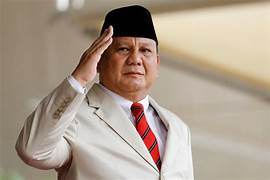
#> input picture 1207070067_Moh Husni Nasrul Haq/prabowo.jpeg, 270 x 180 px
$ jupyter execute 'Histogram LPF,HPF dan Threshold.ipynb'   (older library calls are emulated)
#> lines starting #> are read from the running program, lines starting #| are printed output that depends on the picture; after the words box and inside, x2 and y2 are one past the last pixel; in counts of white or black regions, pixels touching at a corner belong together
[cell 1]
import matplotlib.pyplot as plt #mengimport library untuk menghasilkan grafik
import numpy as np #mengimport library numpy untuk array dan matriks
import cv2 #library untuk operasi dalam citra

[cell 2]
img = cv2.imread('prabowo.jpeg') #membuka gambar dengan opencv
#> img is the input picture: shape (180, 270, 3); mean B, G, R 140, 155.7, 171.9

[cell 3]
prabowo = cv2.cvtColor(img, cv2.COLOR_BGR2RGB) # mengubah format gambar dari BGR menjadi RGB

[cell 4]
# Menampilkan gambar awal (citra RGB) tanpa filter menggunakan plt.imshow
kernel = np.ones((5,5),np.float32)/25
print(kernel)
# Membuat filter dengan matriks berukuran 5x5

[cell 5]
# Melakukan operasi filtering pada citra asli (img) menggunakan filter yang telah dibuat sebelumnya
prabowo_filter = cv2.filter2D(img,-1,kernel)

[cell 6]
# Menampilkan citra setelah proses filtering menggunakan plt.imshow
plt.imshow(prabowo_filter)
plt.title("Gambar Setelah Filtering")
plt.axis("off")
plt.show()

[cell 7]
data = np.random.normal(size=1000)

[cell 8]
# Mengatur ukuran plot menjadi 15x15
plt.rcParams["figure.figsize"] = (15,15)

[cell 9]
plt.subplot(221)
plt.hist(data, bins=30)
plt.xlabel('Value')
plt.ylabel('Frequency')
plt.title('Histogram')

plt.subplot(222), plt.imshow(prabowo)
plt.title('Original')
plt.xticks([]), plt.yticks([])

plt.subplot(223), plt.imshow(prabowo_filter)
plt.title('Averaging')
plt.xticks([]), plt.yticks([])

plt.subplot(224)
hist_data = prabowo_filter.flatten()
plt.hist(hist_data, bins=30)
plt.xlabel('Value')
plt.ylabel('Frequency')
plt.title('Histogram Setelah Filtering')

plt.suptitle('Gambar dan Histogram')
plt.show()
#> figure, not shown here; B, G, R data is drawn as R, G, B; panel 1: tallest bar 88 high, from x = -0.53 to -0.337; panel 4: tallest bar 10998 high, from x = 184.8 to 193.2

[cell 10]
# Melakukan operasi blurring pada citra asli (img) menggunakan cv2.blur dengan kernel berukuran 5x5
prabowo_blur = cv2.blur(img,(5,5))
plt.imshow(prabowo_blur)

[cell 11]
# Membuat kernel dengan menggunakan np.matrix dengan matriks berukuran 3x3
kernel = np.matrix([
          [1, 1, 1],
          [1, 2, 1],
          [1, 1, 1]
          ])/25
print(kernel)

[cell 12]
prabowo_filter = cv2.filter2D(img,-1,kernel)
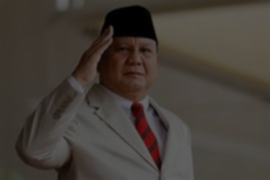
#> prabowo_filter: shape (180, 270, 3); mean B, G, R 56, 62.3, 68.7

[cell 13]
# Melakukan operasi filtering pada citra asli (img) menggunakan kernel
plt.imshow(prabowo_filter)
plt.show()

[cell 14]
#high Pass Filter
img = cv2.imread('prabowo.jpeg') #membuka gambar dengan opencv

[cell 15]
laplacian = cv2.Laplacian(img, cv2.CV_64F)  #Menggunakan operasi Laplace untuk high-pass filtering

[cell 16]
sobelx = cv2.Sobel(img, cv2.CV_64F, 1, 0, ksize=7) #Menggunakan opersi Sobel pada sumbu X
sobely = cv2.Sobel(img, cv2.CV_64F, 0, 1, ksize=7) #Menggunakan operasi Sobel pada sumbu Y
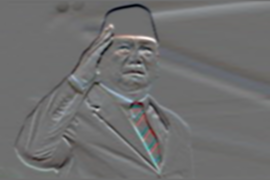
#> sobely: shape (180, 270, 3) float64; mean B, G, R 420.8, 334.2, 234.5; drawn with min black and max white

[cell 17]
# Perbesar ukuran hasil plotting
plt.rcParams["figure.figsize"] = (20, 20)

# Menampilkan citra asli
plt.subplot(2, 2, 1) #ngesubplot dengan matriks 2x2 dan tampil di citra grafik1
plt.imshow(img, cmap='gray') #memunculkan hasil citra grayscale
plt.title('Original') #memberi judul
plt.xticks([])  #Menghilangkan sumbu x
plt.yticks([])  #Menghilangkan sumbu y

# Menampilkan hasil Laplacian
plt.subplot(2, 2, 2) #ngesubplot dengan matriks 2x2 dan tampil di citra grafik2
plt.imshow(laplacian, cmap='gray')
plt.title('Laplacian')  # Judul plot
plt.xticks([])  # Menghilangkan sumbu x
plt.yticks([])  # Menghilangkan sumbu y

# Menampilkan hasil Sobel X
plt.subplot(2, 2, 3) #ngesubplot dengan matriks 2x2 dan tampil di citra grafik3
plt.imshow(sobelx, cmap='gray') #memunculkan hasil citra grayscale
plt.title('Sobel X') #memberi judul
plt.xticks([]) #Menghilangkan sumbu x
plt.yticks([]) #Menghilangkan sumbu y

# Menampilkan hasil Sobel Y
plt.subplot(2, 2, 4) #ngesubplot dengan matriks 2x2 dan tampil di citra grafik4
plt.imshow(sobely, cmap='gray') #memunculkan hasil citra grayscale
plt.title('Sobel Y') #memberi judul
plt.xticks([]) #Menghilangkan sumbu x
plt.yticks([]) #Menghilangkan sumbu y

plt.show()#Menampilkan plot
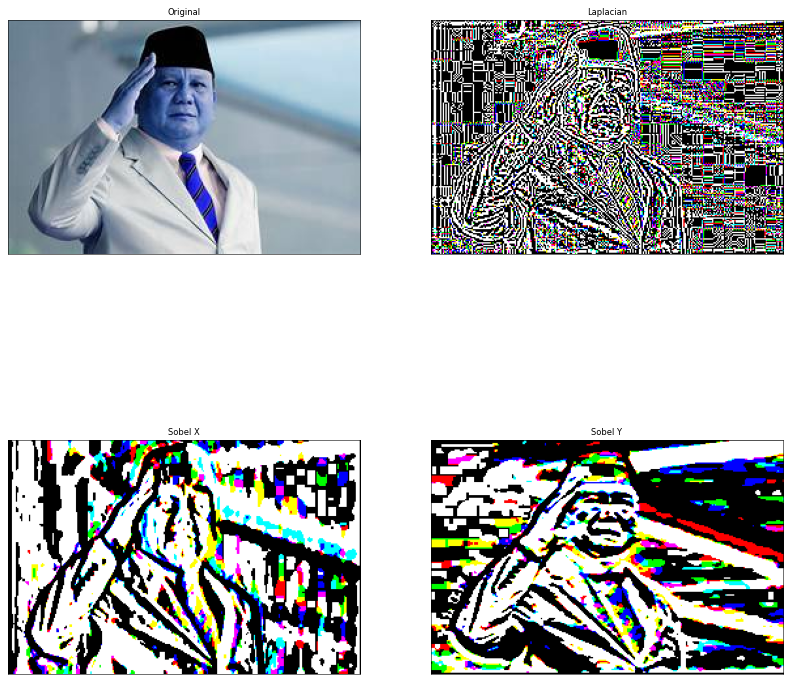
#> figure drawn by matplotlib, 4 panels; B, G, R data is drawn as R, G, B

[cell 18]
plt.figure(figsize=(10, 5))
plt.subplot(121)
hist_data = img.flatten()
plt.hist(hist_data, bins=30)
plt.xlabel('Value')
plt.ylabel('Frequency')
plt.title('Histogram (Original)')

plt.subplot(122)
hist_data = laplacian.flatten()
plt.hist(hist_data, bins=30)
plt.xlabel('Value')
plt.ylabel('Frequency')
plt.title('Histogram (Laplacian)')

plt.show()
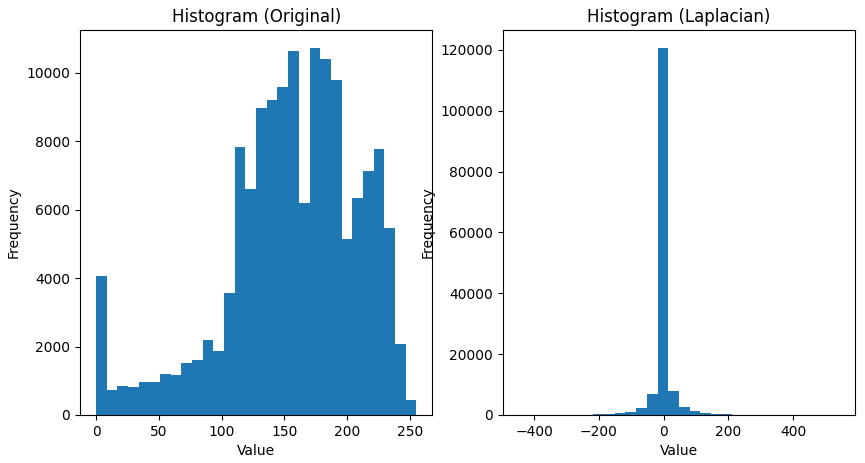
#> figure drawn by matplotlib, 2 panels; panel 1: tallest bar 10717 high, from x = 170 to 178.5; panel 2: tallest bar 120522 high, from x = -18.87 to 14.07

[cell 19]
img = cv2.imread("prabowo.jpeg", 0) # Membaca citra
#> img: shape (180, 270); min 0, max 255, mean 158.8

[cell 20]
# memanggil fungsi Canny Edges dengan argument (citra, nilai_min, nilai_max)
edges = cv2.Canny(img, 100, 200)
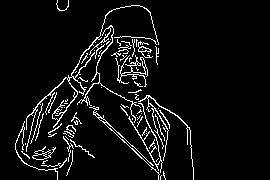
#> edges: shape (180, 270); 6.3% white in thin lines or dots, all inside (x1, y1, x2, y2) = (15, 0, 194, 180)

plt.subplot(121), plt.imshow(img, cmap='gray')
plt.title('Original Image'), plt.xticks([]), plt.yticks([])
plt.subplot(122), plt.imshow(edges, cmap='gray')
plt.title('Edge Image'), plt.xticks([]), plt.yticks([])
plt.show()
# Menampilkan citra asli dan citra hasil deteksi tepi menggunakan `plt.subplot`

[cell 21]
#Thresholding
img = cv2.imread("prabowo.jpeg",0) # Membaca citra

[cell 22]
#===============Perhitungan threshold================#
# Perhatikan nilai ambang batas bawah dan atas dari tiap fungsi yang diberikan
ret,thresh1 = cv2.threshold(img,127,255,cv2.THRESH_BINARY)
#> thresh1: shape (180, 270); 82.2% white; 39 black regions (30 under 20 px), largest, box (x1, y1, x2, y2) and area: (71, 0, 260, 180) 5978, (15, 106, 84, 180) 1194, (34, 77, 77, 140) 850
ret,thresh2 = cv2.threshold(img,127,255,cv2.THRESH_BINARY_INV)
ret,thresh3 = cv2.threshold(img,127,255,cv2.THRESH_TRUNC)
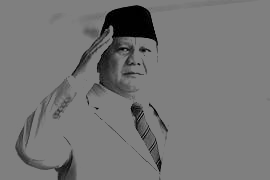
#> thresh3: shape (180, 270); min 0, max 127, mean 117.9
ret,thresh4 = cv2.threshold(img,127,255,cv2.THRESH_TOZERO)
ret,thresh5 = cv2.threshold(img,127,255,cv2.THRESH_TOZERO_INV)
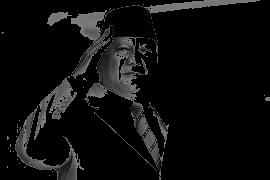
#> thresh5: shape (180, 270); min 0, max 127, mean 13.6

[cell 23]
# Menampilkan hasil
titles = ['Gambar asli','BINARY','BINARY_INV','TRUNC','TOZERO','TOZERO_INV']
images = [img, thresh1, thresh2, thresh3, thresh4, thresh5]

[cell 24]
# Menyimpan judul dan citra hasil thresholding
for i in range(6):
    plt.subplot(3,2,i+1),plt.imshow(images[i],'gray')
    plt.title(titles[i])
    plt.xticks([]),plt.yticks([])
plt.show()
# Menampilkan citra-citra hasil thresholding dalam satu plot menggunakan `plt.subplot`

[cell 25]
img = cv2.medianBlur(img,5) # Menggunakan median blur pada citra grayscale
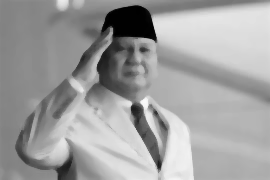
#> img: shape (180, 270); min 0, max 250, mean 159.2

[cell 26]
# Binary Threshold
ret,th1 = cv2.threshold(img,127,255,cv2.THRESH_BINARY)
#> th1: shape (180, 270); 82.6% white; 8 black regions (1 under 20 px), largest, box (x1, y1, x2, y2) and area: (71, 0, 258, 171) 6001, (15, 111, 80, 180) 1162, (35, 79, 77, 136) 863

[cell 27]
# Adaptive Threshold dengan Mean
th2 = cv2.adaptiveThreshold(img,255,cv2.ADAPTIVE_THRESH_MEAN_C,\
            cv2.THRESH_BINARY,11,2)
#> th2: shape (180, 270); 74.3% white; 134 black regions (89 under 20 px), largest, box (x1, y1, x2, y2) and area: (71, 5, 169, 180) 3956, (156, 45, 270, 104) 1574, (15, 110, 108, 180) 1042

[cell 28]
# Adaptive Threshold dengan Gaussian
th3 = cv2.adaptiveThreshold(img,255,cv2.ADAPTIVE_THRESH_GAUSSIAN_C,\
            cv2.THRESH_BINARY,11,2)
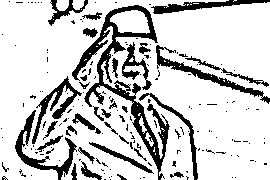
#> th3: shape (180, 270); 80.3% white; 172 black regions (139 under 20 px), largest, box (x1, y1, x2, y2) and area: (72, 5, 170, 180) 2958, (15, 110, 77, 180) 851, (156, 45, 270, 104) 812

[cell 29]
# Menampilkan hasil
titles = ['Original Image', 'Global Thresholding (v = 127)',
            'Adaptive Mean Thresholding', 'Adaptive Gaussian Thresholding']
images = [img, th1, th2, th3]

[cell 30]
# Menampilkan hasil
for i in range(4):
    plt.subplot(2,2,i+1)
    plt.imshow(images[i],'gray')
    plt.title(titles[i])  # Judul plot
    plt.xticks([])  # Menghilangkan sumbu x
    plt.yticks([])  # Menghilangkan sumbu y
plt.tight_layout()
plt.show() #menampilkan seluruh citra

[cell 31]
# Mengatur tata letak subplotdan menampilkan plot.
# Membuat histogram dari gambar asli
plt.subplot(2, 2, 1)
plt.hist(img.ravel(), 256, [0, 256])
plt.title('Histogram Gambar asli')
plt.xlabel('Pixel Value')
plt.ylabel('Frequency')
#> figure, not shown here; tallest bar 1085 high, from x = 134 to 135

[cell 32]
# Membuat histogram dari gambar setelah di filter
for i in range(1, 4):
    plt.subplot(2, 2, i + 1)
    plt.hist(images[i].ravel(), 256, [0, 256])
    plt.title('Histogram ' + titles[i])
    plt.xlabel('Pixel Value')
    plt.ylabel('Frequency')

plt.tight_layout()
plt.show()
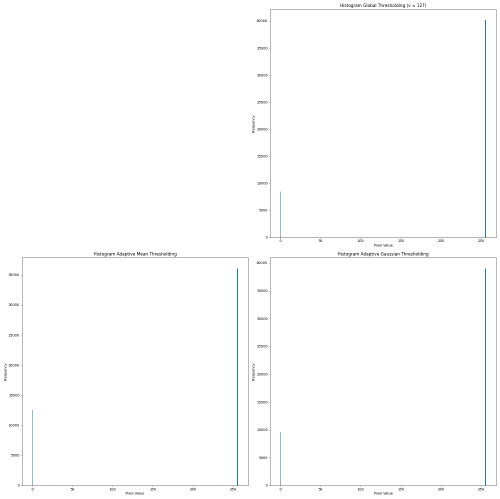
#> figure drawn by matplotlib, 3 panels; panel 1: tallest bar 40142 high, from x = 255 to 256; panel 2: tallest bar 36092 high, from x = 255 to 256; panel 3: tallest bar 39036 high, from x = 255 to 256

$ run again, with 1207070067_Moh Husni Nasrul Haq/boneka2.jpeg copied over 1207070067_Moh Husni Nasrul Haq/prabowo.jpeg
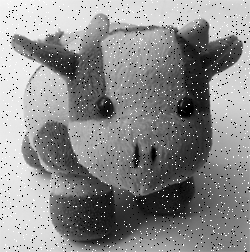
#> input picture 1207070067_Moh Husni Nasrul Haq/boneka2.jpeg, 250 x 252 px
#> img is the input picture: shape (252, 250, 3); min 0, max 255, mean 139.1
#> `edges = cv2.Canny(img, 100, 200)`:
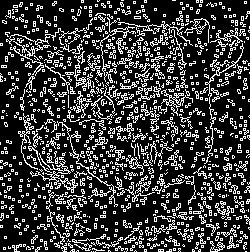
#> edges: shape (252, 250); 23% white in thin lines or dots
#> thresh1: shape (252, 250); 55% white; 732 black regions (728 under 20 px), largest, box (x1, y1, x2, y2) and area: (34, 20, 244, 251) 22914, (13, 18, 159, 122) 4225, (24, 143, 52, 177) 304, (101, 165, 106, 175) 20
#> th1: shape (252, 250); 55.4% white; 7 black regions (2 under 20 px), largest, box (x1, y1, x2, y2) and area: (35, 21, 243, 249) 23579, (14, 33, 117, 122) 4081, (25, 145, 51, 177) 299, (123, 26, 156, 32) 120, (103, 29, 111, 36) 34
#> th2: shape (252, 250); 73.7% white; 277 black regions (208 under 20 px), largest, box (x1, y1, x2, y2) and area: (11, 13, 244, 174) 6514, (33, 121, 214, 247) 4125, (22, 67, 51, 180) 760
#> th3: shape (252, 250); 80.3% white; 467 black regions (414 under 20 px), largest, box (x1, y1, x2, y2) and area: (11, 13, 200, 180) 4165, (33, 121, 206, 246) 2860, (181, 19, 244, 175) 1635
#> `plt.show()`:
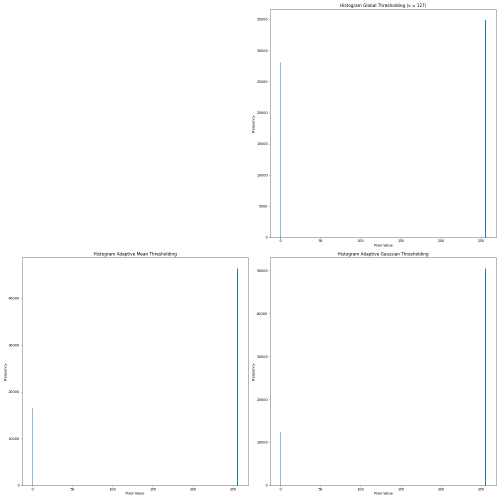
#> figure drawn by matplotlib, 3 panels; panel 1: tallest bar 34880 high, from x = 255 to 256; panel 2: tallest bar 46455 high, from x = 255 to 256; panel 3: tallest bar 50558 high, from x = 255 to 256

$ run again, with 1207070067_Moh Husni Nasrul Haq/dpr.jpeg copied over 1207070067_Moh Husni Nasrul Haq/prabowo.jpeg
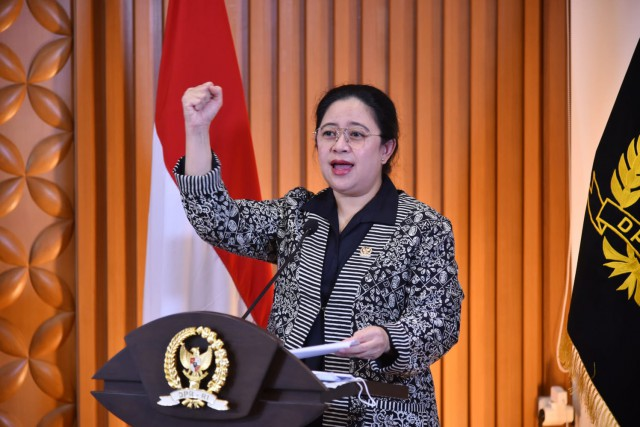
#> input picture 1207070067_Moh Husni Nasrul Haq/dpr.jpeg, 640 x 427 px
#> img is the input picture: shape (427, 640, 3); mean B, G, R 68.1, 89.3, 144.8
#> edges: shape (427, 640); 10.2% white in thin lines or dots
#> thresh1: shape (427, 640); 33.1% white; 733 white regions (578 under 20 px), largest, box (x1, y1, x2, y2) and area: (555, 0, 640, 427) 12255, (137, 0, 247, 327) 12222, (307, 0, 390, 194) 6329
#> th1: shape (427, 640); 31.1% white; 302 white regions (202 under 20 px), largest, box (x1, y1, x2, y2) and area: (539, 0, 640, 427) 13342, (137, 0, 247, 326) 12233, (307, 0, 388, 194) 6434
#> th2: shape (427, 640); 66.3% white; 512 black regions (355 under 20 px), largest, box (x1, y1, x2, y2) and area: (91, 0, 437, 427) 35007, (25, 0, 80, 427) 8203, (161, 333, 433, 427) 5599
#> th3: shape (427, 640); 72.2% white; 739 black regions (540 under 20 px), largest, box (x1, y1, x2, y2) and area: (91, 0, 432, 427) 23105, (172, 266, 464, 427) 6566, (26, 0, 80, 427) 5676
#> `plt.show()`:
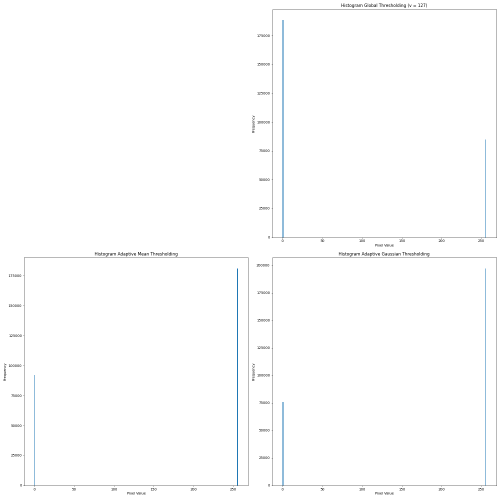
#> figure drawn by matplotlib, 3 panels; panel 1: tallest bar 188343 high, from x = 0 to 1; panel 2: tallest bar 181150 high, from x = 255 to 256; panel 3: tallest bar 197325 high, from x = 255 to 256
